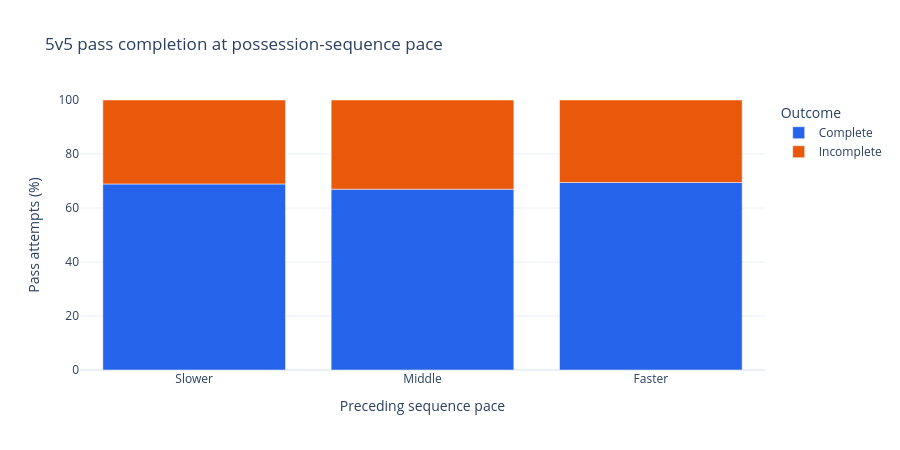

Write notebook code for a chart like this one.
### Markdown cell above
## 10.5. Compare complete and incomplete passes

Show complete/incomplete percentages as stacked bars with no uncertainty intervals. Retain counts, games, median pace, and mean endpoint length. A lower completion percentage at higher pace is a pattern to inspect, not proof that faster play caused failures.

### Code cell
PACE_ORDER = ["Slower", "Middle", "Faster"]
OUTCOME_ORDER = ["Complete", "Incomplete"]
OUTCOME_COLORS = {"Complete": "#2563eb", "Incomplete": "#ea580c"}

def summarize_completion(data, keys):
    summary = data.groupby(keys, observed=True, dropna=False).agg(
        attempts=("event_id", "size"), completed=("complete", "sum"),
        games=("game_id", "nunique"), median_pace_ft_s=("preceding_pace_ft_s", "median"),
        mean_pass_length_ft=("pass_length_ft", "mean"),
    ).reset_index()
    summary["incomplete"] = summary["attempts"] - summary["completed"]
    summary["Complete_pct"] = 100 * summary["completed"] / summary["attempts"]
    summary["Incomplete_pct"] = 100 * summary["incomplete"] / summary["attempts"]
    return summary

completion_summary = summarize_completion(analysis_passes, ["pace_band"])
display(completion_summary.round(2))
completion_plot = completion_summary.melt(
    id_vars=["pace_band", "attempts", "games", "median_pace_ft_s"],
    value_vars=["Complete_pct", "Incomplete_pct"], var_name="pass_outcome", value_name="outcome_pct",
)
completion_plot["pass_outcome"] = completion_plot["pass_outcome"].str.removesuffix("_pct")
completion_fig = px.bar(
    completion_plot, x="pace_band", y="outcome_pct", color="pass_outcome",
    category_orders={"pace_band": PACE_ORDER, "pass_outcome": OUTCOME_ORDER},
    color_discrete_map=OUTCOME_COLORS, hover_data=["attempts", "games", "median_pace_ft_s"],
    labels={"pace_band": "Preceding sequence pace", "outcome_pct": "Pass attempts (%)", "pass_outcome": "Outcome"},
    title="5v5 pass completion at possession-sequence pace",
)
completion_fig.update_layout(template="plotly_white", height=450)
completion_fig.update_yaxes(range=[0, 100])
completion_fig.show()

### Figure 1 — Plotly figure (JSON) as saved in the notebook; plotly's stock layout.template omitted (floating-point values rounded to 4 significant figures)
{"data": [{"customdata": [[3688.0, 34.0, 33.49], [3688.0, 34.0, 20.38], [3688.0, 34.0, 12.1]], "hovertemplate": "Outcome=Complete<br>Preceding sequence pace=%{x}<br>Pass attempts (%)=%{y}<br>attempts=%{customdata[0]}<br>games=%{customdata[1]}<br>median_pace_ft_s=%{customdata[2]}<extra></extra>", "legendgroup": "Complete", "marker": {"color": "#2563eb", "pattern": {"shape": ""}}, "name": "Complete", "orientation": "v", "showlegend": true, "textposition": "auto", "type": "bar", "x": ["Faster", "Middle", "Slower"], "xaxis": "x", "y": [69.44, 66.97, 68.9], "yaxis": "y"}, {"customdata": [[3688.0, 34.0, 33.49], [3688.0, 34.0, 20.38], [3688.0, 34.0, 12.1]], "hovertemplate": "Outcome=Incomplete<br>Preceding sequence pace=%{x}<br>Pass attempts (%)=%{y}<br>attempts=%{customdata[0]}<br>games=%{customdata[1]}<br>median_pace_ft_s=%{customdata[2]}<extra></extra>", "legendgroup": "Incomplete", "marker": {"color": "#ea580c", "pattern": {"shape": ""}}, "name": "Incomplete", "orientation": "v", "showlegend": true, "textposition": "auto", "type": "bar", "x": ["Faster", "Middle", "Slower"], "xaxis": "x", "y": [30.56, 33.03, 31.1], "yaxis": "y"}], "layout": {"barmode": "relative", "height": 450, "legend": {"title": {"text": "Outcome"}, "tracegroupgap": 0}, "title": {"text": "5v5 pass completion at possession-sequence pace"}, "xaxis": {"anchor": "y", "categoryarray": ["Slower", "Middle", "Faster"], "categoryorder": "array", "domain": [0, 1], "title": {"text": "Preceding sequence pace"}}, "yaxis": {"anchor": "x", "domain": [0, 1], "range": [0, 100], "title": {"text": "Pass attempts (%)"}}}}
